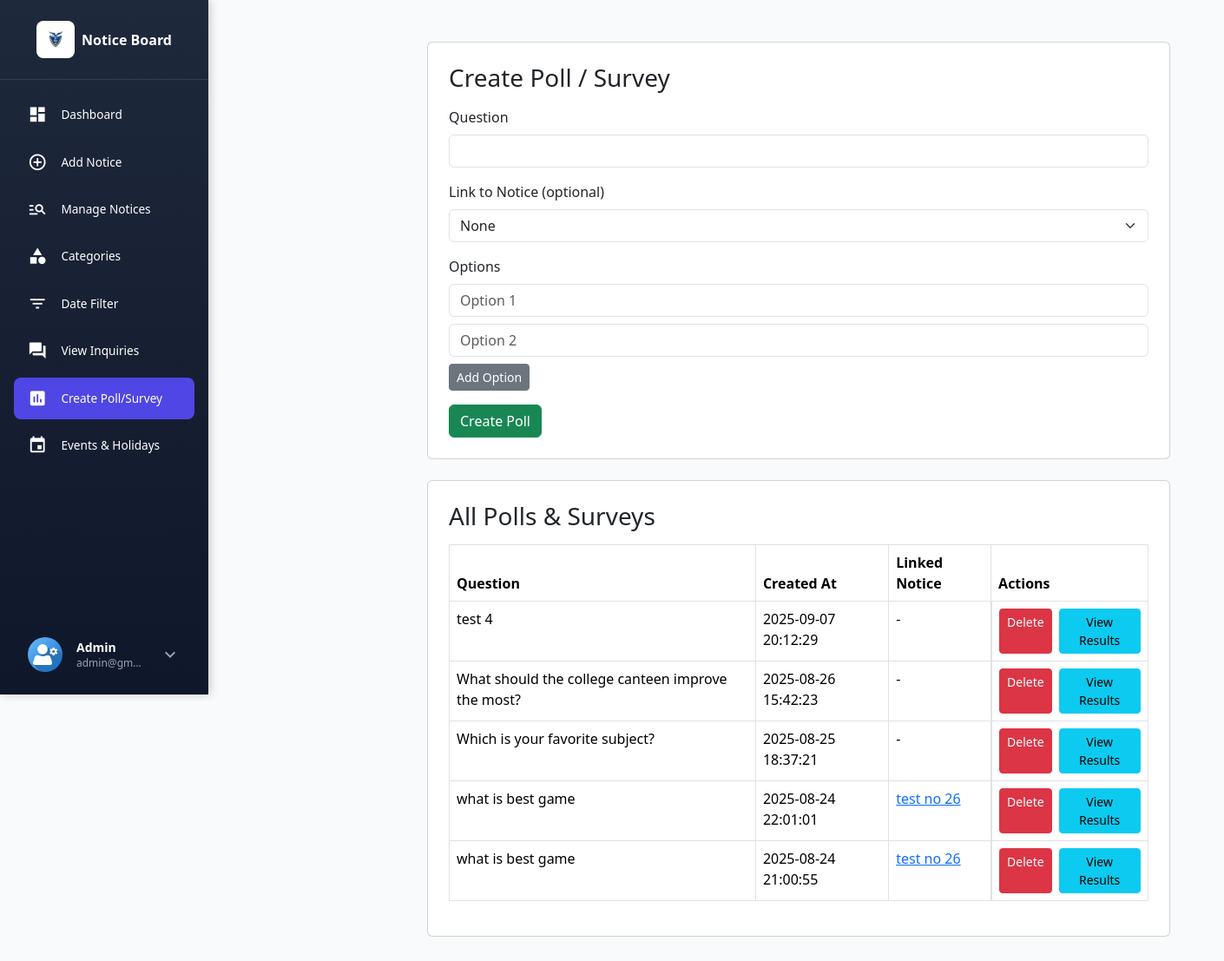
/admin-polls.php (signed in), run on the app's committed database.
### tables this page shows
CREATE TABLE `polls` (
  `id` int(11) NOT NULL,
  `question` varchar(255) NOT NULL,
  `created_at` datetime DEFAULT current_timestamp(),
  `notice_id` int(11) DEFAULT NULL,
  `class` varchar(50) DEFAULT NULL,
  `course` varchar(255) DEFAULT NULL
);

CREATE TABLE `notices` (
  `id` int(11) NOT NULL,
  `category` varchar(255) DEFAULT NULL,
  `Class` varchar(10) NOT NULL,
  `title` varchar(255) NOT NULL,
  `content` text NOT NULL,
  `created_at` timestamp NOT NULL DEFAULT current_timestamp(),
  `status` enum('active','inactive') DEFAULT 'active',
  `created_by` int(11) DEFAULT NULL,
  `file_path` varchar(255) DEFAULT NULL,
  `views` int(11) DEFAULT 0
);

### admin-polls.php (the view, shortened to what this page needs)
<?php
include('includes/dbconnection.php');
$polls = $con->query("SELECT p.*, n.title AS notice_title FROM polls p LEFT JOIN notices n ON p.notice_id = n.id ORDER BY p.created_at DESC");
?>
<!DOCTYPE html>
<html>
<head>
    <link href="https://cdn.jsdelivr.net/npm/bootstrap@5.3.2/dist/css/bootstrap.min.css" rel="stylesheet">
</head>
<body>
<?php include_once('includes/admin_sidebar.php'); ?>
<div class="container py-5" style="margin-left:260px;">
    <div class="row justify-content-center">
        <div class="col-lg-8">
            <div class="card p-4 mb-4">
                <h3 class="mb-3">Create Poll / Survey</h3>
                <form method="post">
                    <div class="mb-3">
                        <label class="form-label">Question</label>
                        <input type="text" name="question" class="form-control" required>
                    </div>
                    <div class="mb-3">
                        <label class="form-label">Link to Notice (optional)</label>
                        <select name="notice_id" class="form-select">
                            <option value="">None</option>
                        </select>
                    </div>
                    <div class="mb-3">
                        <label class="form-label">Options</label>
                        <div id="options-list">
                            <input type="text" name="options[]" class="form-control mb-2" placeholder="Option 1" required>
                            <input type="text" name="options[]" class="form-control mb-2" placeholder="Option 2" required>
                        </div>
                        <button type="button" class="btn btn-secondary btn-sm" onclick="addOption()">Add Option</button>
                    </div>
                    <button type="submit" name="create_poll" class="btn btn-success">Create Poll</button>
                </form>
            </div>
            <div class="card p-4">
                <div class="d-flex justify-content-between align-items-center mb-3">
                    <h3 class="mb-0">All Polls & Surveys</h3>
                </div>
                <table class="table table-bordered">
                    <thead>
                        <tr>
                            <th>Question</th>
                            <th>Created At</th>
                            <th>Linked Notice</th>
                            <th>Actions</th>
                        </tr>
                    </thead>
                    <tbody>
                        <?php while($p = $polls->fetch_assoc()): ?>
                        <tr>
                            <td><?php echo htmlentities($p['question']); ?></td>
                            <td><?php echo htmlentities($p['created_at']); ?></td>
                            <td>
                                <?php if ($p['notice_id'] && $p['notice_title']) {
                                    echo '<a href="notice-details.php?id=' . $p['notice_id'] . '">' . htmlentities($p['notice_title']) . '</a>';
                                } else {
                                    echo '-';
                                } ?>
                            </td>
<td class="d-flex justify-content-center gap-2">
    <a href="admin-polls.php?delete_poll_id=<?php echo $p['id']; ?>"
       class="btn btn-danger btn-sm"
       onclick="return confirm('Are you sure you want to delete this poll and all its votes?');">
       Delete
    </a>
    <button type="button"
            class="btn btn-info btn-sm"
            onclick="viewPollResults(<?php echo $p['id']; ?>)">
            View Results
    </button>
</td>
                        </tr>
                        <?php endwhile; ?>
                    </tbody>
                </table>
            </div>
        </div>
    </div>
</div>
</body>
</html>

### includes/admin_sidebar.php (shortened to what this page needs)
<?php
include(__DIR__ . '/dbconnection.php');
$adminid = $_SESSION['nbid'];
$ret = mysqli_query($con, "SELECT AdminName, Email, role FROM tbladmin WHERE ID='$adminid'");
$row = mysqli_fetch_array($ret);
$name = $row['AdminName'] ?? '';
$email = $row['Email'] ?? '';
$current_page = basename($_SERVER['PHP_SELF']);
?>
<!DOCTYPE html>
<html lang="en">
<head>
<link href="https://cdn.jsdelivr.net/npm/bootstrap@5.3.6/dist/css/bootstrap.min.css" rel="stylesheet">
<link href="https://cdn.jsdelivr.net/npm/bootstrap-icons@1.10.5/font/bootstrap-icons.css" rel="stylesheet">
<script src="https://cdn.tailwindcss.com"></script>
  <link href="https://cdn.jsdelivr.net/npm/bootstrap@5.3.6/dist/css/bootstrap.min.css" rel="stylesheet">
  <link href="https://cdn.jsdelivr.net/npm/bootstrap-icons@1.10.5/font/bootstrap-icons.css" rel="stylesheet">
  <script src="https://cdn.tailwindcss.com"></script>
    <script src="https://cdn.tailwindcss.com"></script>
    <link rel="stylesheet" href="https://cdnjs.cloudflare.com/ajax/libs/font-awesome/6.4.0/css/all.min.css">
</head>
<body>
  <aside class="sidebar">
    <div class="sidebar-header d-flex align-items-center justify-content-center p-4">
      <div class="sidebar-logo me-2">
        <img alt="Logo" width="28" height="28" class="img-fluid"
             src="images/jai_hind.jpeg" />
      </div>
      <span class="fw-semibold" style="font-size:1rem;">Notice Board</span>
    </div>
    <nav class="flex-grow-1 p-3">
      <div class="nav flex-column">
        <a href="dashboard.php" class="nav-link <?php echo ($current_page == 'dashboard.php') ? 'active' : ''; ?>">
          <i class="material-icons nav-icon">dashboard</i>
          <span class="ms-3">Dashboard</span>
        </a>
        <a href="add-notices.php" class="nav-link <?php echo ($current_page == 'add-notices.php') ? 'active' : ''; ?>">
          <i class="material-icons nav-icon">add_circle_outline</i>
          <span class="ms-3">Add Notice</span>
        </a>
        <a href="manage-notices.php" class="nav-link <?php echo ($current_page == 'manage-notices.php') ? 'active' : ''; ?>">
          <i class="material-icons nav-icon">manage_search</i>
          <span class="ms-3">Manage Notices</span>
        </a>
        <a href="category.php" class="nav-link <?php echo ($current_page == 'category.php') ? 'active' : ''; ?>">
          <i class="material-icons nav-icon">category</i>
          <span class="ms-3">Categories</span>
        </a>
        <a href="bwdates-reports.php" class="nav-link <?php echo ($current_page == 'bwdates-reports.php') ? 'active' : ''; ?>">
          <i class="material-icons nav-icon">filter_list</i>
          <span class="ms-3">Date Filter</span>
        </a>
        <a href="view_Inquiries.php" class="nav-link <?php echo ($current_page == 'view_Inquiries.php') ? 'active' : ''; ?>">
          <i class="material-icons nav-icon">question_answer</i>
          <span class="ms-3">View Inquiries</span>
        </a>
        <a href="admin-polls.php" class="nav-link <?php echo ($current_page == 'admin-polls.php') ? 'active' : ''; ?>">
          <i class="material-icons nav-icon">poll</i>
          <span class="ms-3">Create Poll/Survey</span>
        </a>
        <a href="admin-events.php" class="nav-link <?php echo ($current_page == 'admin-events.php') ? 'active' : ''; ?>">
          <i class="material-icons nav-icon">event</i>
          <span class="ms-3">Events & Holidays</span>
        </a>
      </div>
    </nav>
    <div class="sidebar-footer p-3 relative">
      <div class="relative group w-full">
        <button onclick="toggleDropdown()" class="w-full bg-transparent text-left flex items-center gap-3 px-3 py-2.5 rounded-lg hover:bg-slate-700/50 transition-all duration-300">
          <img src="images/icon/avatar-01.jpg"
               class="admin-avatar" alt="Admin" />
          <div class="flex-grow overflow-hidden">
            <p class="mb-0 text-sm font-semibold text-white truncate"><?php echo htmlentities($name); ?></p>
            <p class="mb-0 text-xs text-slate-400 truncate"><?php echo htmlentities($email); ?></p>
          </div>
          <i class="material-icons text-slate-400" id="dropdown-icon">expand_more</i>
        </button>
      </div>
    </div>
  </aside>
</body>
</html>

### includes/admin_sidebar.php (style rules this page uses)
body { background: #f8fafc; }
.sidebar { width: 240px; height: 100vh; background: linear-gradient(180deg, #1e293b, #0f172a); color: white; position: fixed; left: 0; top: 0; z-index: 40; display: flex; flex-direction: column; box-shadow: 2px 0 10px rgba(0, 0, 0, 0.2); }
.sidebar-header { border-bottom: 1px solid rgba(255, 255, 255, 0.1); }
.sidebar-logo { background-color: white; padding: 0.5rem; border-radius: 0.5rem; }
.nav-link { color: #cbd5e1; border-radius: 8px; padding: 0.8rem 1rem; margin-bottom: 0.4rem; display: flex; align-items: center; font-weight: 500; font-size: 0.85rem !important; transition: all 0.3s ease; }
.nav-link.active { background: #4f46e5; color: white; }
.nav-icon { font-size: 1.4rem; color: inherit; transition: transform 0.3s; }
.admin-avatar { width: 40px; height: 40px; border-radius: 50%; object-fit: cover; }
#dropdown-icon { transition: transform 0.3s; }

### admin-polls.php (style rules this page uses)
.sidebar a { color: #fff; text-decoration: none; }

### data on the page
polls: question "test 4", created_at "2025-09-07 20:12:29"
polls: question "What should the college canteen improve the most?", created_at "2025-08-26 15:42:23"
polls: question "Which is your favorite subject?", created_at "2025-08-25 18:37:21"
polls: question "what is best game", created_at "2025-08-24 22:01:01", notice.title "test no 26"
polls: question "what is best game", created_at "2025-08-24 21:00:55", notice.title "test no 26"

### other printed values
$name "Admin"
$email "admin@gm…"
